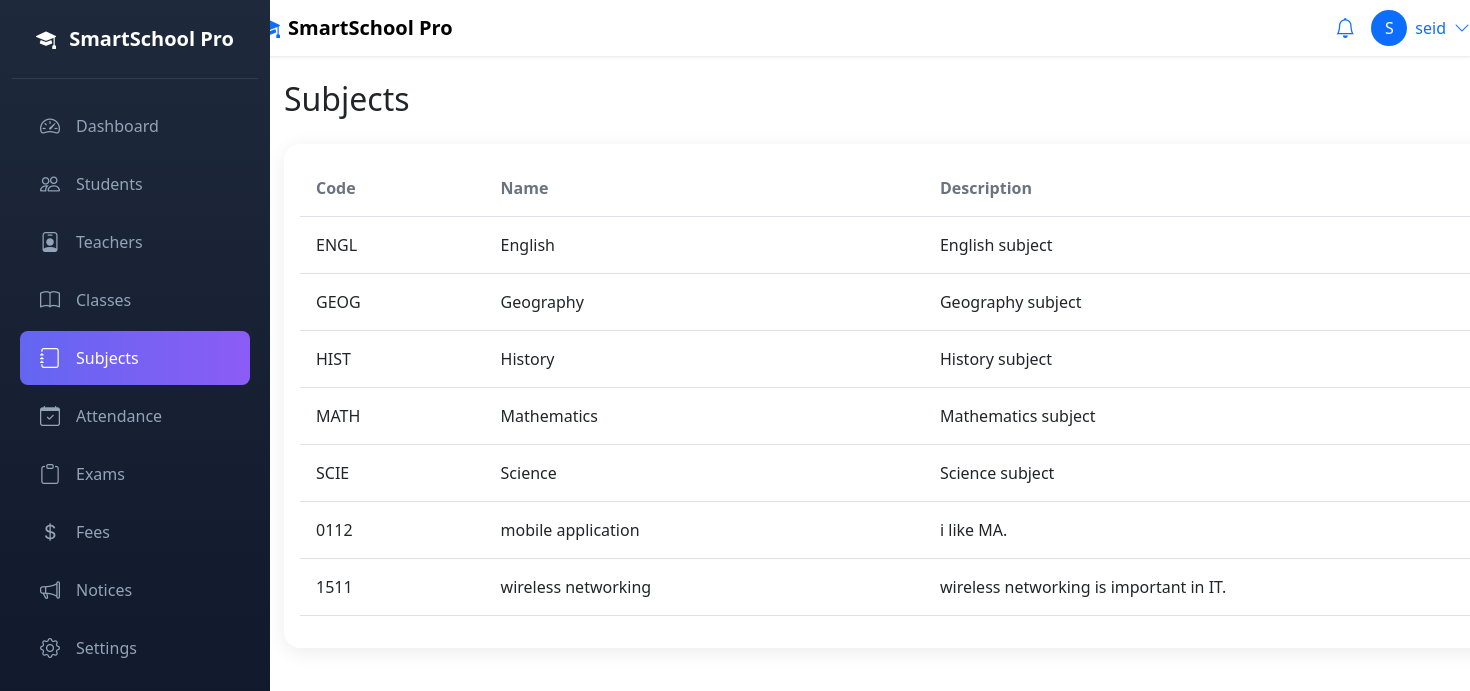
Page /classes/subjects/ (signed in) on the committed database.
### accounts/models.py (models this page shows, shortened)
class User(AbstractUser):
    class Role(models.TextChoices):
        ADMIN = 'admin', _('Admin')
        TEACHER = 'teacher', _('Teacher')
        STUDENT = 'student', _('Student')
    role = models.CharField(max_length=20, choices=Role.choices, default=Role.STUDENT)
    phone = models.CharField(max_length=20, blank=True)
    address = models.TextField(blank=True)
    photo = models.ImageField(upload_to='users/', blank=True, null=True)
    date_of_birth = models.DateField(null=True, blank=True)
    created_at = models.DateTimeField(auto_now_add=True)
    updated_at = models.DateTimeField(auto_now=True)
    class Meta:
        verbose_name = _('user')
        verbose_name_plural = _('users')

### classes/models.py (models this page shows, shortened)
class Subject(models.Model):
    name = models.CharField(max_length=100)
    code = models.CharField(max_length=20, unique=True)
    description = models.TextField(blank=True)
    class Meta:
        ordering = ['name']

### classes/views.py (the view)
# urls.py: path('subjects/', views.subject_list, name='subject_list'),
@login_required
def subject_list(request):
    subjects = Subject.objects.all()
    return render(request, 'classes/subject_list.html', {'subjects': subjects})

### templates/classes/subject_list.html (shortened to what this page needs)
{% extends 'base.html' %}
{% block content %}
<div class="row mb-3">
    <div class="col"><h2>Subjects</h2></div>
</div>
<div class="card">
    <div class="card-body">
        <table class="table">
            <thead><tr><th>Code</th><th>Name</th><th>Description</th></tr></thead>
            <tbody>{% for subject in subjects %}<tr><td>{{ subject.code }}</td><td>{{ subject.name }}</td><td>{{ subject.description }}</td></tr>{% endfor %}</tbody>
        </table>
    </div>
</div>
{% endblock %}

### templates/base.html (shortened to what this page needs)
<!DOCTYPE html>
<html lang="en">
<head>
    <link href="https://cdn.jsdelivr.net/npm/bootstrap@5.3.0/dist/css/bootstrap.min.css" rel="stylesheet">
    <link rel="stylesheet" href="https://cdn.jsdelivr.net/npm/bootstrap-icons@1.11.0/font/bootstrap-icons.css">
</head>
<body>
    {% if user.is_authenticated and request.path != '/accounts/login/' and request.path != '/accounts/register/' %}
    <nav class="navbar navbar-expand-lg navbar-light bg-white sticky-top">
<div class="container-fluid p-0">
            <a class="navbar-brand d-flex align-items-center gap-2" href="{% url 'dashboard' %}">
                <i class="bi bi-mortarboard-fill text-primary"></i>
                <span class="fw-bold">{% if request.tenant %}{{ request.tenant.name }}{% else %}SmartSchool Pro{% endif %}</span>
            </a>
            <div class="d-flex align-items-center gap-3">
                <a href="#" class="position-relative">
                    <i class="bi bi-bell fs-5"></i>
                </a>
                <div class="dropdown">
                    <a href="#" class="d-flex align-items-center gap-2 text-decoration-none" data-bs-toggle="dropdown">
                        <div class="rounded-circle bg-primary text-white d-flex align-items-center justify-content-center" style="width:36px;height:36px">
                            {{ user.username.0|upper }}
                        </div>
                        <span class="d-none d-md-inline">{{ user.username }}</span>
                        <i class="bi bi-chevron-down"></i>
                    </a>
                </div>
            </div>
        </div>
    </nav>
    <div class="container-fluid">
        <div class="row">
            <nav class="col-md-2 d-none d-md-block sidebar">
                <div class="sidebar-brand">
                    <i class="bi bi-mortarboard-fill me-2"></i>
                    <span>{% if request.tenant %}{{ request.tenant.name }}{% else %}SmartSchool Pro{% endif %}</span>
                </div>
                <div class="pt-3">
                    <a href="{% url 'dashboard' %}" class="{% if request.resolver_match.url_name == 'dashboard' %}active{% endif %}">
                        <i class="bi bi-speedometer2"></i><span>Dashboard</span>
                    </a>
                    <a href="{% url 'student_list' %}" class="{% if 'student' in request.resolver_match.url_name %}active{% endif %}">
                        <i class="bi bi-people"></i><span>Students</span>
                    </a>
                    <a href="{% url 'teacher_list' %}" class="{% if 'teacher' in request.resolver_match.url_name %}active{% endif %}">
                        <i class="bi bi-person-badge"></i><span>Teachers</span>
                    </a>
                    <a href="{% url 'class_list' %}" class="{% if request.resolver_match.url_name == 'class_list' %}active{% endif %}">
                        <i class="bi bi-book"></i><span>Classes</span>
                    </a>
                    <a href="{% url 'subject_list' %}" class="{% if 'subject' in request.resolver_match.url_name %}active{% endif %}">
                        <i class="bi bi-journal"></i><span>Subjects</span>
                    </a>
                    <a href="{% url 'attendance_report' %}" class="{% if 'attendance' in request.resolver_match.url_name %}active{% endif %}">
                        <i class="bi bi-calendar-check"></i><span>Attendance</span>
                    </a>
                    <a href="{% url 'exam_list' %}" class="{% if 'exam' in request.resolver_match.url_name %}active{% endif %}">
                        <i class="bi bi-clipboard"></i><span>Exams</span>
                    </a>
                    <a href="{% url 'fee_structure_list' %}" class="{% if 'fee' in request.resolver_match.url_name %}active{% endif %}">
                        <i class="bi bi-currency-dollar"></i><span>Fees</span>
                    </a>
                    <a href="{% url 'announcement_list' %}" class="{% if 'announcement' in request.resolver_match.url_name %}active{% endif %}">
                        <i class="bi bi-megaphone"></i><span>Notices</span>
                    </a>
                    <a href="{% url 'user_list' %}" class="{% if 'user' in request.resolver_match.url_name %}active{% endif %}">
                        <i class="bi bi-gear"></i><span>Settings</span>
                    </a>
                </div>
            </nav>
            <main class="main-content">
    {% else %}
    <main class="container">
    {% endif %}
        {% block content %}{% endblock %}
    </main>
    </div>
    </div>
</body>
</html>

### templates/base.html (style rules this page uses)
body { font-family: 'Segoe UI', system-ui, sans-serif; }
.sidebar { height: 100vh; position: fixed; top: 0; left: 0; background: linear-gradient(180deg, #1e293b 0%, #0f172a 100%); width: 260px; z-index: 1000; overflow-y: auto; transition: all 0.3s ease; }
.sidebar-brand { padding: 1.5rem; font-size: 1.25rem; font-weight: 700; color: #fff; border-bottom: 1px solid rgba(255,255,255,0.1); }
.sidebar a { color: #94a3b8; text-decoration: none; padding: 12px 20px; display: flex; align-items: center; gap: 12px; transition: all 0.2s ease; border-radius: 8px; margin: 4px 8px; }
.sidebar a.active { background: linear-gradient(90deg, #6366f1, #8b5cf6); color: #fff; }
.sidebar i { font-size: 1.25rem; width: 24px; }
.navbar { background: rgba(255,255,255,0.95); backdrop-filter: blur(10px); box-shadow: 0 1px 3px rgba(0,0,0,0.1); margin-left: 260px; width: calc(100% - 260px); z-index: 999; }
.main-content { margin-left: 260px; padding: 1.5rem; min-height: 100vh; }
.card { border: none; border-radius: 16px; box-shadow: 0 4px 20px rgba(0,0,0,0.08); transition: all 0.3s ease; }
.table th { font-weight: 600; color: #6b7280; }
.table td, .table th { padding: 1rem; }

### rows in the picture
User: username.0 "S", username "seid"
Subject: code "ENGL", name "English", description "English subject"
Subject: code "GEOG", name "Geography", description "Geography subject"
Subject: code "HIST", name "History", description "History subject"
Subject: code "MATH", name "Mathematics", description "Mathematics subject"
Subject: code "SCIE", name "Science", description "Science subject"
Subject: code "0112", name "mobile application", description "i like MA."
Subject: code "1511", name "wireless networking", description "wireless networking is important in IT."
